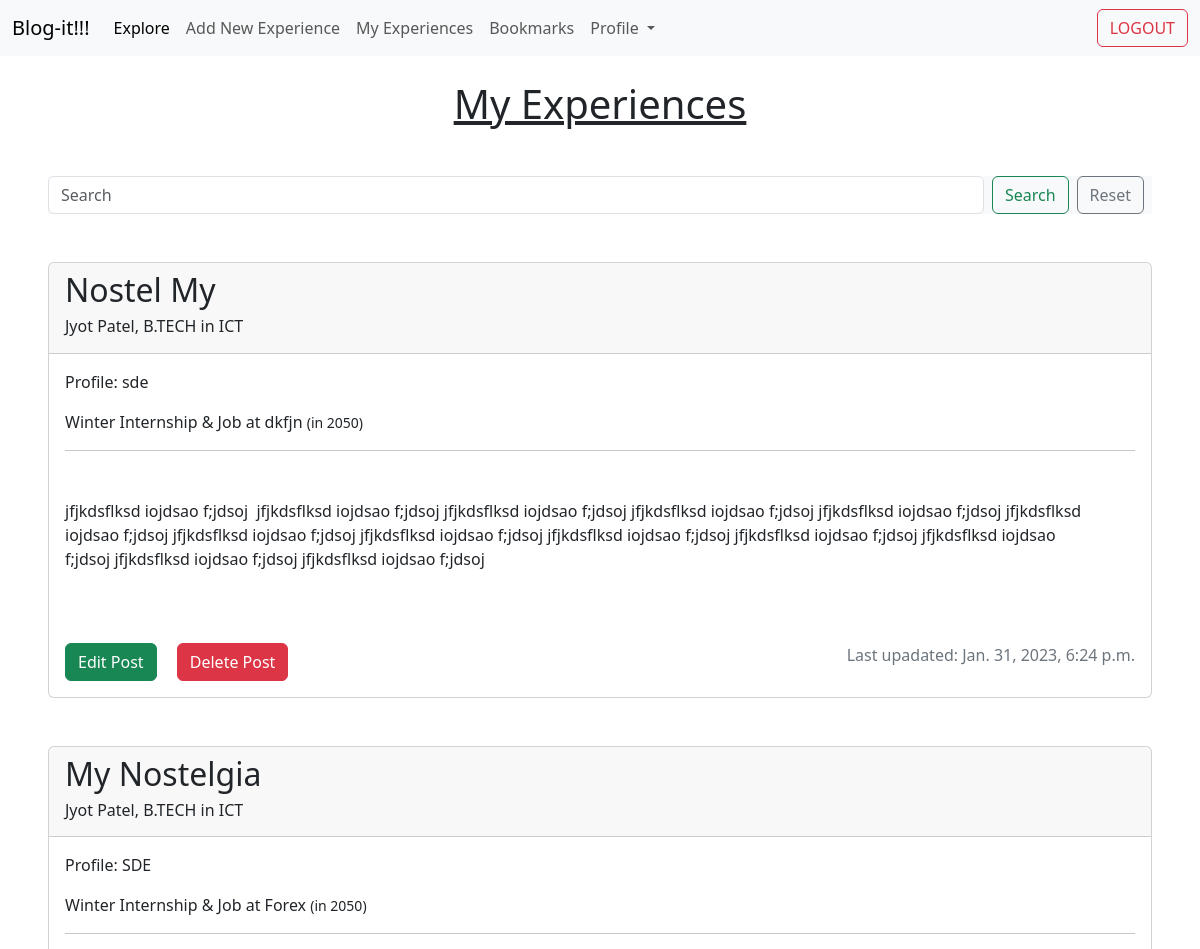
Before: /home/my_experience/ (signed in, upper part) with the older database file.
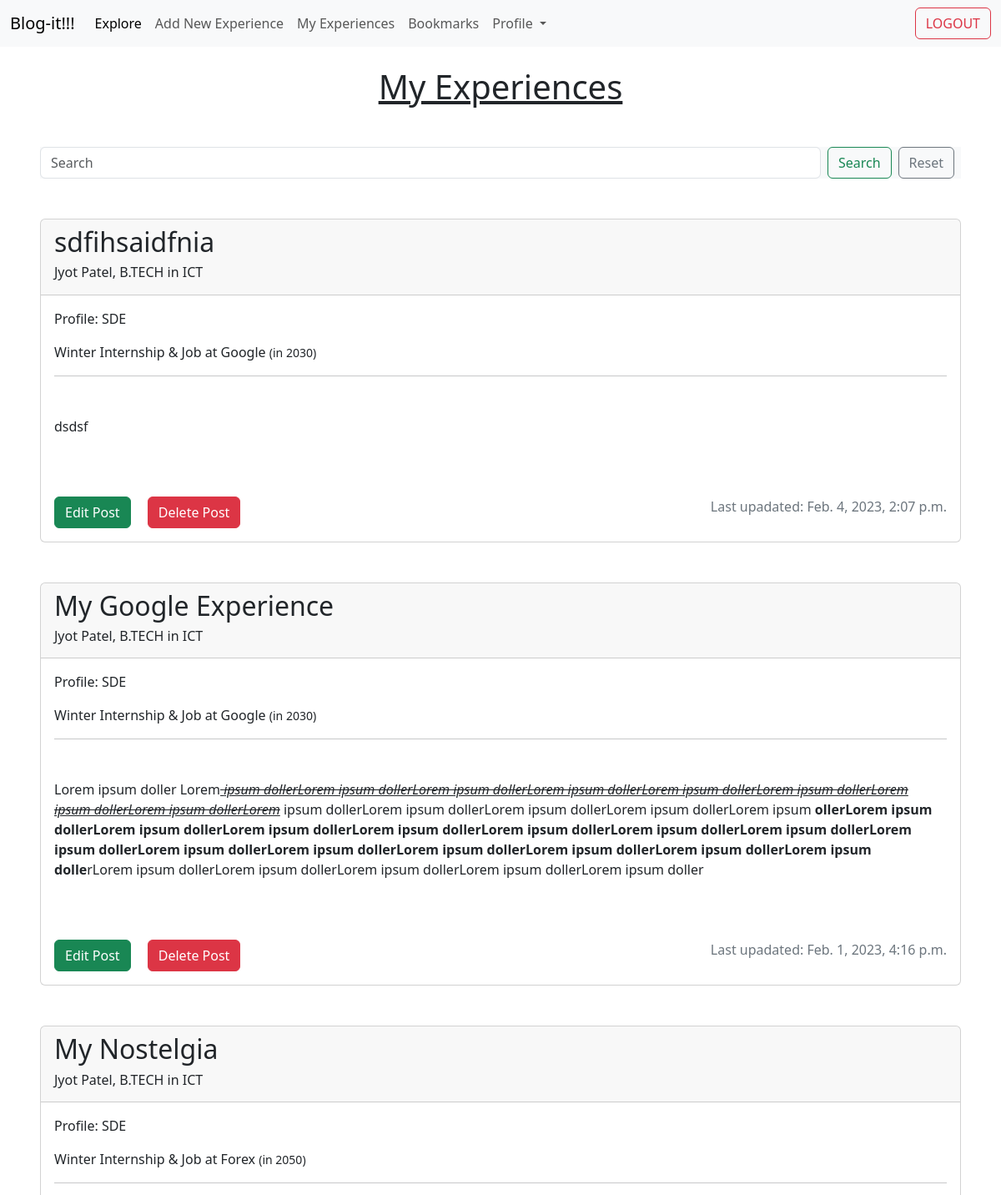
After: the same page with the newer database file.
### home/models.py (models this page shows, shortened)
class BlogPost(models.Model):
    author = models.ForeignKey(NewUser, on_delete=models.CASCADE)
    company = models.CharField(max_length=255, null=True, blank=False)
    year = models.IntegerField(null=True, blank=False)
    job_offer = models.CharField(max_length=25, choices=[("Summer Internship",'Summer Internship'),("Winter Internship & Job",'Winter Internship & Job'), ("Job",'Job'), ("Winter Internship Only",'Winter Internship Only')], null=True, blank=False)
    profile = models.CharField(max_length=255, null=True, blank=False)
    title = models.CharField(max_length=255, null=True, blank=False, unique=True)
    body = RichTextField(null=True, blank=False)
    pub_date = models.DateTimeField(auto_now_add=True)
    bookmark = models.ManyToManyField(NewUser, related_name='bookmark', default=None, blank=True)

### accounts/models.py (models this page shows)
class NewUser(AbstractUser):
    email = models.EmailField(unique=True)
    degree = models.CharField(max_length=6,choices=[("B.TECH",'B.TECH'),("M.TECH",'M.TECH'),("MSC",'MSC')], null=True, blank=False)
    year = models.PositiveIntegerField(null=True, blank=False)
    program = models.CharField(max_length=255, null=True, blank=False)

### home/views.py (the view)
# urls.py: path('my_experience/', my_blog_list.as_view(), name="my_experiences"),
class my_blog_list(LoginRequiredMixin, ListView):
    model = BlogPost
    template_name = 'my_experience.html'
    context_object_name = 'my_obj_list'
    def get_queryset(self):
        current_user = self.request.user
        only_my =  BlogPost.objects.filter(author=current_user).order_by('-id')
        search = self.request.GET.get('search', '')
        searched = only_my.filter(title__icontains=search).order_by('-id')
        return searched

### templates/my_experience.html (shortened to what this page needs)
{% extends 'base.html' %}
{% block content %}
<nav class="navbar navbar-expand-lg navbar-light bg-light">
  <div class="container-fluid">
    <a class="navbar-brand">Blog-it!!!</a>
    <div class="collapse navbar-collapse" id="navbarSupportedContent">
      <ul class="navbar-nav me-auto mb-2 mb-lg-0">
        <li class="nav-item">
          <a class="nav-link active" aria-current="page" href={% url 'explore' %}>Explore</a>
        </li>
        <li class="nav-item">
          <a class="nav-link" href={% url 'add_new_experience' %}>Add New Experience</a>
        </li>
        <li class="nav-item">
          <a class="nav-link" href={% url 'my_experiences' %}>My Experiences</a>
        </li>
        <li class="nav-item">
          <a class="nav-link" href={% url 'bookmarks' %}>Bookmarks</a>
        </li>
        <li class="nav-item dropdown">
          <a class="nav-link dropdown-toggle" href="#" id="navbarDropdown" role="button" data-bs-toggle="dropdown" aria-expanded="false">
            Profile
          </a>
        </li>
      </ul>
      <form class="d-flex" action={% url 'logout' %} method="post">
        <button class="btn btn-outline-danger" type="submit">LOGOUT</button>
      </form>
    </div>
  </div>
</nav>
<h1 class="d-flex justify-content-center m-4"><u>My Experiences</u></h1>
<div class="bg-light m-5">
  <form class="d-flex" role="search">
    <input class="form-control me-2" type="search" placeholder="Search" aria-label="Search" name="search">
    <button class="btn btn-outline-success" type="submit">Search</button>
    <a class="btn btn-outline-secondary mx-2" type="button" href={% url 'my_experiences' %}>Reset</a>
  </form>
</div>
{% for art in my_obj_list %}
<div class="card m-5">
    <div class="card-header">
        <h3 class="fs-2">{{ art.title }}</h3>
        <h6 class=""> {{ art.author.first_name }} {{ art.author.last_name }}, {{ art.author.degree}} in {{ art.author.program}}</h6>
    </div>
    <div class="card-body">
      <p class="">Profile: {{art.profile}}</p>
      <p> {{art.job_offer}} at {{art.company}} <small>(in {{ art.year }})</small> </p>
      <hr>
      <p class="mt-5 card-text fs-5">{% autoescape off %} {{ art.body }} {% endautoescape %}</p>
  </div>
    <div class="d-flex justify-content-between mt-4">
        <div>
        <a href={% url 'edit_post' art.pk %} class="btn btn-success m-3">Edit Post</a>
        <button type="button" class="btn btn-danger" data-bs-toggle="modal" data-bs-target="#staticBackdrop{{art.pk}}">
          Delete Post
        </button>
        </div>
        <p class="text-secondary m-3">Last upadated: {{ art.pub_date}}</p>
    </div>
</div>
{% endfor %}
{% endblock content %}

Changed rows visible on the page:
removed BlogPost: title "Nostel My", author.first_name "Jyot", author.last_name "Patel", author.degree "B.TECH", author.program "ICT", profile "sde", job_offer "Winter Internship & Job", company "dkfjn", year "2050", body "jfjkdsflksd iojdsao f;jdsoj jfjkdsflksd iojdsao f;jdsoj jfjkdsflksd iojdsao f;jdsoj jfjkdsflksd iojdsao f;jdsoj jfjkdsflksd iojdsao f;jdsoj jfjkdsflksd iojdsao f;jdsoj jfjkdsflksd iojdsao f;jdsoj jfjkdsflksd iojdsao f;jdsoj jfjkdsflksd iojdsao f;jdsoj jfjkdsflksd iojdsao f;jdsoj jfjkdsflksd iojdsao f;jdsoj jfjkdsflksd iojdsao f;jdsoj jfjkdsflksd iojdsao f;jdsoj", pub_date "Jan. 31, 2023, 6:24 p.m."
added BlogPost: title "sdfihsaidfnia", author.first_name "Jyot", author.last_name "Patel", author.degree "B.TECH", author.program "ICT", profile "SDE", job_offer "Winter Internship & Job", company "Google", year "2030", body "dsdsf", pub_date "Feb. 4, 2023, 2:07 p.m."
added BlogPost: title "My Google Experience", author.first_name "Jyot", author.last_name "Patel", author.degree "B.TECH", author.program "ICT", profile "SDE", job_offer "Winter Internship & Job", company "Google", year "2030", body "Lorem ipsum doller Lorem ipsum dollerLorem ipsum dollerLorem ipsum dollerLorem ipsum dollerLorem ipsum dollerLorem ipsum dollerLorem ipsum dollerLorem ipsum dollerLorem ipsum dollerLorem ipsum dollerLorem ipsum dollerLorem ipsum dollerLorem ipsum ollerLorem ipsum dollerLorem ipsum dollerLorem ipsum dollerLorem ipsum dollerLorem ipsum dollerLorem ipsum dollerLorem ipsum dollerLorem ipsum dollerLorem ipsum dollerLorem ipsum dollerLorem ipsum dollerLorem ipsum dollerLorem ipsum dollerLorem ipsum dolle rLorem ipsum dollerLorem ipsum dollerLorem ipsum dollerLorem ipsum dollerLorem ipsum doller", pub_date "Feb. 1, 2023, 4:16 p.m."
